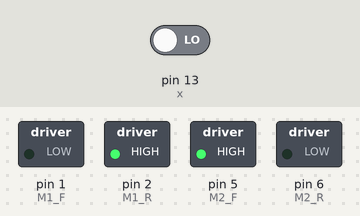
A sketch run on a simulated Arduino Uno, built with avr-gcc and run on an emulated ATmega328P. Shown: switched loads named in the sketch (green lamp = pin HIGH). The inputs (shaded band) are chosen by the test bench; at power-on: pin 13 (x) LOW.

Above: at 0.1 s.
Timing chart, 0 to 1.6 s (numbered marks = the images above):
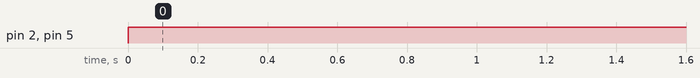

The sketch:

ISc_LAb.ino
```cpp
#define M1_F 1  // Names digital pin #1 on the Arduino board as M1, If High, and m1_r LOW, motor goes forward.
#define M1_R 2   // Names digital pin #2  on the Arduino board as M2
#define M2_F 5  // Names digital pin #5 on the Arduino board as M1
#define M2_R 6   // Names digital pin #6 on the Arduino board as M2
#define x 13
#define  y 0
int stateX = digitalRead(x);
int greatY = digitalRead(x);
void setup()
{
 pinMode(M1_F, OUTPUT);
 pinMode(M1_R, OUTPUT);
 pinMode(M2_F, OUTPUT);
 pinMode(M2_R, OUTPUT);

}

void loop()
{
  if((stateX == HIGH)&&(greatY==LOW))
  {
  digitalWrite(M1_F, HIGH); //
  digitalWrite(M1_R, LOW);
  digitalWrite(M2_F, HIGH); //
  digitalWrite(M2_R, LOW);
  }
  else if ((stateX == LOW)&&(greatY== HIGH))
  {
   digitalWrite(M1_F, HIGH);
  digitalWrite(M1_R, LOW);
  digitalWrite(M2_F, LOW); //
  digitalWrite(M2_R, HIGH);
  }
  else
  {
  digitalWrite(M1_F, LOW); //
  digitalWrite(M1_R, HIGH);
  digitalWrite(M2_F, HIGH); //
  digitalWrite(M2_R, LOW);

  }
}
```

Measured:
- by itself, pin 2 (M1_R), pin 5 (M2_F): LOW → HIGH at 0.00 s
